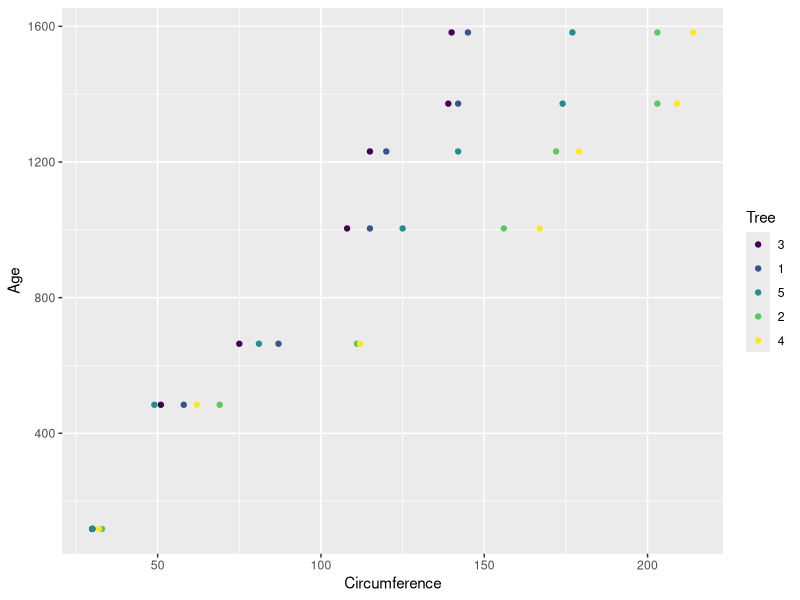
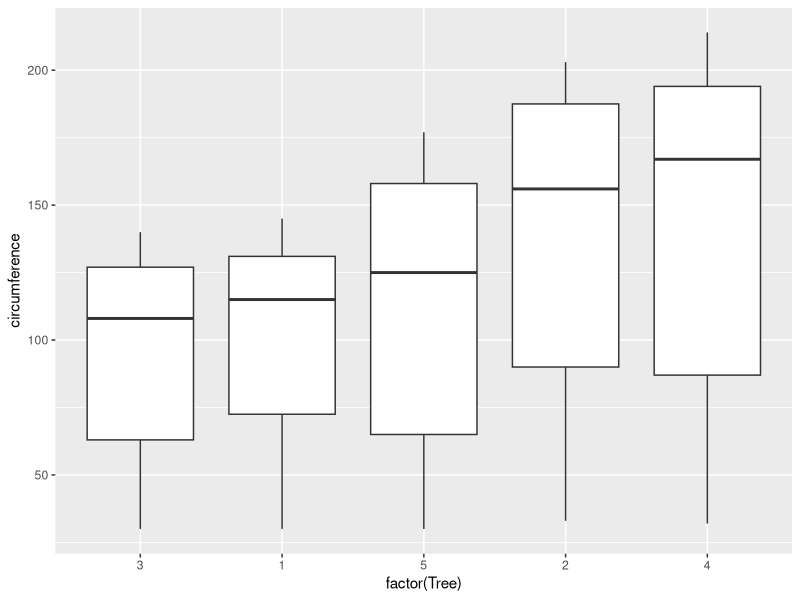

Reproduce these figures in R, in order.
###Question 3###
data(Orange)
Orange

#a
mean <- tapply(Orange$circumference,Orange$Tree, mean,  na.rm=TRUE) 
median <- tapply(Orange$circumference,Orange$Tree, median,  na.rm=TRUE)
cbind(mean, median)

#b
library (ggplot2)
qplot(circumference, age, data=Orange,color=Tree, 
      xlab="Circumference", ylab="Age") 

#c
qplot(factor(Tree), circumference, data = Orange, geom = "boxplot")
